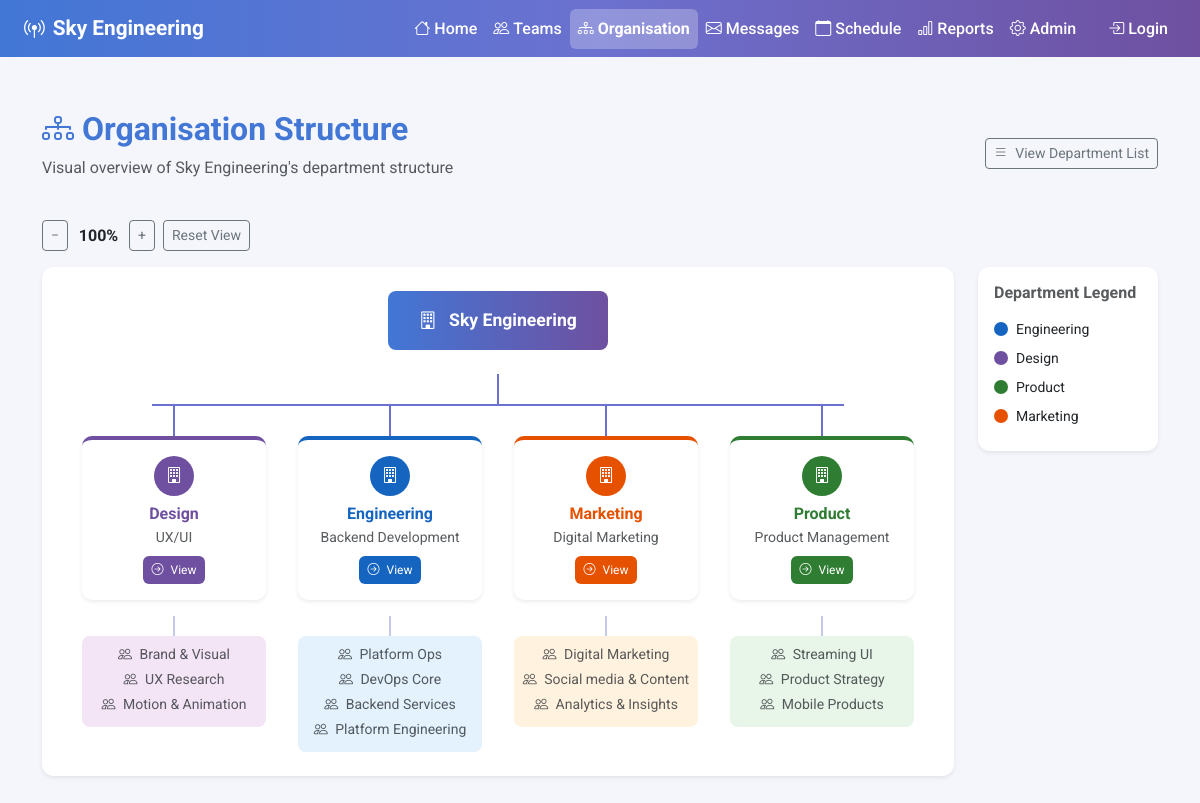
Page /org-chart/ on the committed database.
### organisation_feature/models.py (models this page shows, shortened)
class Department(models.Model):
    department_name = models.CharField(max_length=150)
    specialisation = models.CharField(max_length=200, blank=True)
    description = models.TextField(blank=True)
    class Meta:
        ordering = ['department_name']

### teams_feature/models.py (models this page shows, shortened)
class Team(models.Model):
    team_name = models.CharField(max_length=100)
    department = models.ForeignKey(
        Department, on_delete=models.CASCADE,
        related_name='teams'
    )
    manager = models.ForeignKey(
        User, on_delete=models.SET_NULL,
        null=True, blank=True,
        related_name='managed_teams'
    )
    team_type = models.ForeignKey(
        TeamType, on_delete=models.SET_NULL,
        null=True, blank=True,
        related_name='teams'
    )
    description = models.TextField(blank=True)
    purpose = models.TextField(blank=True)
    team_size = models.IntegerField(default=0)
    created_date = models.DateField(auto_now_add=True)
    is_active = models.BooleanField(default=True)

### organisation_feature/views.py (the view)
# urls.py: path('org-chart/', views.org_chart, name='org_chart'),
def org_chart(request):
    departments = Department.objects.prefetch_related('teams').all()
    return render(request, 'organisation_feature/org_chart.html', {
        'departments': departments,
    })

### organisation_feature/templates/organisation_feature/org_chart.html (shortened to what this page needs)
{% extends 'global.html' %}
{% block content %}
<div class="container-fluid">
    <div class="d-flex justify-content-between align-items-center mb-4">
        <div>
            <h2 class="fw-bold" style="color: #4277D6;">
                <i class="bi bi-diagram-3"></i> Organisation Structure
            </h2>
            <p class="text-muted">Visual overview of Sky Engineering's department structure</p>
        </div>
        <a href="/departments/" class="btn btn-outline-secondary btn-sm">
            <i class="bi bi-list me-1"></i> View Department List
        </a>
    </div>
    <div class="d-flex align-items-center gap-2 mb-3">
        <button class="btn btn-outline-secondary btn-sm" id="zoomOut">−</button>
        <span id="zoomLevel" class="fw-bold" style="min-width: 45px; text-align: center;">100%</span>
        <button class="btn btn-outline-secondary btn-sm" id="zoomIn">+</button>
        <button class="btn btn-outline-secondary btn-sm" id="zoomReset">Reset View</button>
    </div>
    <div class="d-flex gap-4 align-items-start">
        <div id="orgChart" class="card border-0 shadow-sm mb-4 flex-grow-1" style="border-radius: 12px; overflow-x: auto;">
            <div class="card-body p-4">
                <div class="d-flex justify-content-center mb-4">
                    <div class="text-center px-4 py-3 rounded-3 text-white fw-bold"
                         style="background: linear-gradient(to right, #4277D6, #6F50A0); min-width: 220px; font-size: 1.1rem;">
                        <i class="bi bi-building me-2"></i> Sky Engineering
                    </div>
                </div>
                <div class="d-flex justify-content-center mb-0">
                    <div style="width: 2px; height: 30px; background-color: #6C71CF;"></div>
                </div>
                <div class="d-flex justify-content-center mb-0">
                    <div style="height: 2px; background-color: #6C71CF; width: 80%;"></div>
                </div>
                <div class="d-flex justify-content-around flex-wrap mt-0 pt-0">
                    {% for department in departments %}
                    {% with dept_name=department.department_name|lower %}
                    {% if "engineering" in dept_name %}
                        {% with dept_color="#1565C0" dept_bg="#E3F2FD" %}
                        <div class="text-center" style="min-width: 200px; margin-top: 0;">
                            <div class="d-flex justify-content-center">
                                <div style="width: 2px; height: 30px; background-color: #6C71CF;"></div>
                            </div>
                            <div class="card border-0 shadow-sm mx-2 mb-3 dept-card" style="border-radius: 10px; border-top: 4px solid {{ dept_color }} !important;">
                                <div class="card-body p-3 text-center">
                                    <div class="rounded-circle d-flex align-items-center justify-content-center mx-auto mb-2" style="width:40px; height:40px; background-color: {{ dept_color }};">
                                        <i class="bi bi-building text-white"></i>
                                    </div>
                                    <h6 class="fw-bold mb-1" style="color: {{ dept_color }};">{{ department.department_name }}</h6>
                                    <p class="text-muted small mb-2">{{ department.specialisation|default:"No specialisation" }}</p>
                                    <a href="/departments/{{ department.id }}/" class="btn btn-sm text-white" style="background-color: {{ dept_color }}; border-radius: 6px; font-size: 0.75rem;">
                                        <i class="bi bi-arrow-right-circle me-1"></i> View
                                    </a>
                                </div>
                            </div>
                            <div class="d-flex justify-content-center">
                                <div style="width: 2px; height: 20px; background-color: #c5cae9;"></div>
                            </div>
                            <div class="card border-0 mx-2" style="border-radius: 8px; background-color: {{ dept_bg }};">
                                <div class="card-body p-2 text-center">
                                    {% for team in department.teams.all %}
                                    <small class="d-block text-muted mb-1"><i class="bi bi-people me-1"></i> {{ team.team_name }}</small>
                                    {% empty %}
                                    <small class="text-muted"><i class="bi bi-people me-1"></i> No teams yet</small>
                                    {% endfor %}
                                </div>
                            </div>
                        </div>
                        {% endwith %}
                    {% elif "design" in dept_name %}
                        {% with dept_color="#6F50A0" dept_bg="#F3E5F5" %}
                        <div class="text-center" style="min-width: 200px; margin-top: 0;">
                            <div class="d-flex justify-content-center">
                                <div style="width: 2px; height: 30px; background-color: #6C71CF;"></div>
                            </div>
                            <div class="card border-0 shadow-sm mx-2 mb-3 dept-card" style="border-radius: 10px; border-top: 4px solid {{ dept_color }} !important;">
                                <div class="card-body p-3 text-center">
                                    <div class="rounded-circle d-flex align-items-center justify-content-center mx-auto mb-2" style="width:40px; height:40px; background-color: {{ dept_color }};">
                                        <i class="bi bi-building text-white"></i>
                                    </div>
                                    <h6 class="fw-bold mb-1" style="color: {{ dept_color }};">{{ department.department_name }}</h6>
                                    <p class="text-muted small mb-2">{{ department.specialisation|default:"No specialisation" }}</p>
                                    <a href="/departments/{{ department.id }}/" class="btn btn-sm text-white" style="background-color: {{ dept_color }}; border-radius: 6px; font-size: 0.75rem;">
                                        <i class="bi bi-arrow-right-circle me-1"></i> View
                                    </a>
                                </div>
                            </div>
                            <div class="d-flex justify-content-center">
                                <div style="width: 2px; height: 20px; background-color: #c5cae9;"></div>
                            </div>
                            <div class="card border-0 mx-2" style="border-radius: 8px; background-color: {{ dept_bg }};">
                                <div class="card-body p-2 text-center">
                                    {% for team in department.teams.all %}
                                    <small class="d-block text-muted mb-1"><i class="bi bi-people me-1"></i> {{ team.team_name }}</small>
                                    {% empty %}
                                    <small class="text-muted"><i class="bi bi-people me-1"></i> No teams yet</small>
                                    {% endfor %}
                                </div>
                            </div>
                        </div>
                        {% endwith %}
                    {% elif "product" in dept_name %}
                        {% with dept_color="#2E7D32" dept_bg="#E8F5E9" %}
                        <div class="text-center" style="min-width: 200px; margin-top: 0;">
                            <div class="d-flex justify-content-center">
                                <div style="width: 2px; height: 30px; background-color: #6C71CF;"></div>
                            </div>
                            <div class="card border-0 shadow-sm mx-2 mb-3 dept-card" style="border-radius: 10px; border-top: 4px solid {{ dept_color }} !important;">
                                <div class="card-body p-3 text-center">
                                    <div class="rounded-circle d-flex align-items-center justify-content-center mx-auto mb-2" style="width:40px; height:40px; background-color: {{ dept_color }};">
                                        <i class="bi bi-building text-white"></i>
                                    </div>
                                    <h6 class="fw-bold mb-1" style="color: {{ dept_color }};">{{ department.department_name }}</h6>
                                    <p class="text-muted small mb-2">{{ department.specialisation|default:"No specialisation" }}</p>
                                    <a href="/departments/{{ department.id }}/" class="btn btn-sm text-white" style="background-color: {{ dept_color }}; border-radius: 6px; font-size: 0.75rem;">
                                        <i class="bi bi-arrow-right-circle me-1"></i> View
                                    </a>
                                </div>
                            </div>
                            <div class="d-flex justify-content-center">
                                <div style="width: 2px; height: 20px; background-color: #c5cae9;"></div>
                            </div>
                            <div class="card border-0 mx-2" style="border-radius: 8px; background-color: {{ dept_bg }};">
                                <div class="card-body p-2 text-center">
                                    {% for team in department.teams.all %}
                                    <small class="d-block text-muted mb-1"><i class="bi bi-people me-1"></i> {{ team.team_name }}</small>
                                    {% empty %}
                                    <small class="text-muted"><i class="bi bi-people me-1"></i> No teams yet</small>
                                    {% endfor %}
                                </div>
                            </div>
                        </div>
                        {% endwith %}
                    {% elif "marketing" in dept_name %}
                        {% with dept_color="#E65100" dept_bg="#FFF3E0" %}
                        <div class="text-center" style="min-width: 200px; margin-top: 0;">
                            <div class="d-flex justify-content-center">
                                <div style="width: 2px; height: 30px; background-color: #6C71CF;"></div>
                            </div>
                            <div class="card border-0 shadow-sm mx-2 mb-3 dept-card" style="border-radius: 10px; border-top: 4px solid {{ dept_color }} !important;">
                                <div class="card-body p-3 text-center">
                                    <div class="rounded-circle d-flex align-items-center justify-content-center mx-auto mb-2" style="width:40px; height:40px; background-color: {{ dept_color }};">
                                        <i class="bi bi-building text-white"></i>
                                    </div>
                                    <h6 class="fw-bold mb-1" style="color: {{ dept_color }};">{{ department.department_name }}</h6>
                                    <p class="text-muted small mb-2">{{ department.specialisation|default:"No specialisation" }}</p>
                                    <a href="/departments/{{ department.id }}/" class="btn btn-sm text-white" style="background-color: {{ dept_color }}; border-radius: 6px; font-size: 0.75rem;">
                                        <i class="bi bi-arrow-right-circle me-1"></i> View
                                    </a>
                                </div>
                            </div>
                            <div class="d-flex justify-content-center">
                                <div style="width: 2px; height: 20px; background-color: #c5cae9;"></div>
                            </div>
                            <div class="card border-0 mx-2" style="border-radius: 8px; background-color: {{ dept_bg }};">
                                <div class="card-body p-2 text-center">
                                    {% for team in department.teams.all %}
                                    <small class="d-block text-muted mb-1"><i class="bi bi-people me-1"></i> {{ team.team_name }}</small>
                                    {% empty %}
                                    <small class="text-muted"><i class="bi bi-people me-1"></i> No teams yet</small>
                                    {% endfor %}
                                </div>
                            </div>
                        </div>
                        {% endwith %}
                    {% endif %}
                    {% endwith %}
                    {% endfor %}
                </div>
            </div>
        </div>
        <div class="card border-0 shadow-sm p-3 mb-4" style="border-radius: 12px; min-width: 180px;">
            <h6 class="fw-bold mb-3 text-muted">Department Legend</h6>
            <div class="d-flex align-items-center mb-2">
                <div class="rounded-circle me-2" style="width:14px; height:14px; background-color:#1565C0;"></div>
                <small>Engineering</small>
            </div>
            <div class="d-flex align-items-center mb-2">
                <div class="rounded-circle me-2" style="width:14px; height:14px; background-color:#6F50A0;"></div>
                <small>Design</small>
            </div>
            <div class="d-flex align-items-center mb-2">
                <div class="rounded-circle me-2" style="width:14px; height:14px; background-color:#2E7D32;"></div>
                <small>Product</small>
            </div>
            <div class="d-flex align-items-center mb-2">
                <div class="rounded-circle me-2" style="width:14px; height:14px; background-color:#E65100;"></div>
                <small>Marketing</small>
            </div>
        </div>
    </div>
</div>
{% endblock %}

### templates/global.html (style rules this page uses)
:root { --sky-blue: #4277d6; --sky-purple: #6c71cf; --sky-dark-purple: #6f50a0; }
body { font-family: "Roboto", sans-serif; background-color: #f4f6fb; }

### organisation_feature/templates/organisation_feature/org_chart.html (style rules this page uses)
.dept-card { transition: transform 0.2s ease, box-shadow 0.2s ease; cursor: pointer; }

### rows in the picture
Department: department_name "Design", specialisation "UX/UI"
Team: team_name "Brand & Visual"
Team: team_name "UX Research"
Team: team_name "Motion & Animation"
Department: department_name "Engineering", specialisation "Backend Development"
Team: team_name "Platform Ops"
Team: team_name "DevOps Core"
Team: team_name "Backend Services"
Team: team_name "Platform Engineering"
Department: department_name "Marketing", specialisation "Digital Marketing"
Team: team_name "Digital Marketing"
Team: team_name "Social media & Content"
Team: team_name "Analytics & Insights"
Department: department_name "Product", specialisation "Product Management"
Team: team_name "Streaming UI"
Team: team_name "Product Strategy"
Team: team_name "Mobile Products"
